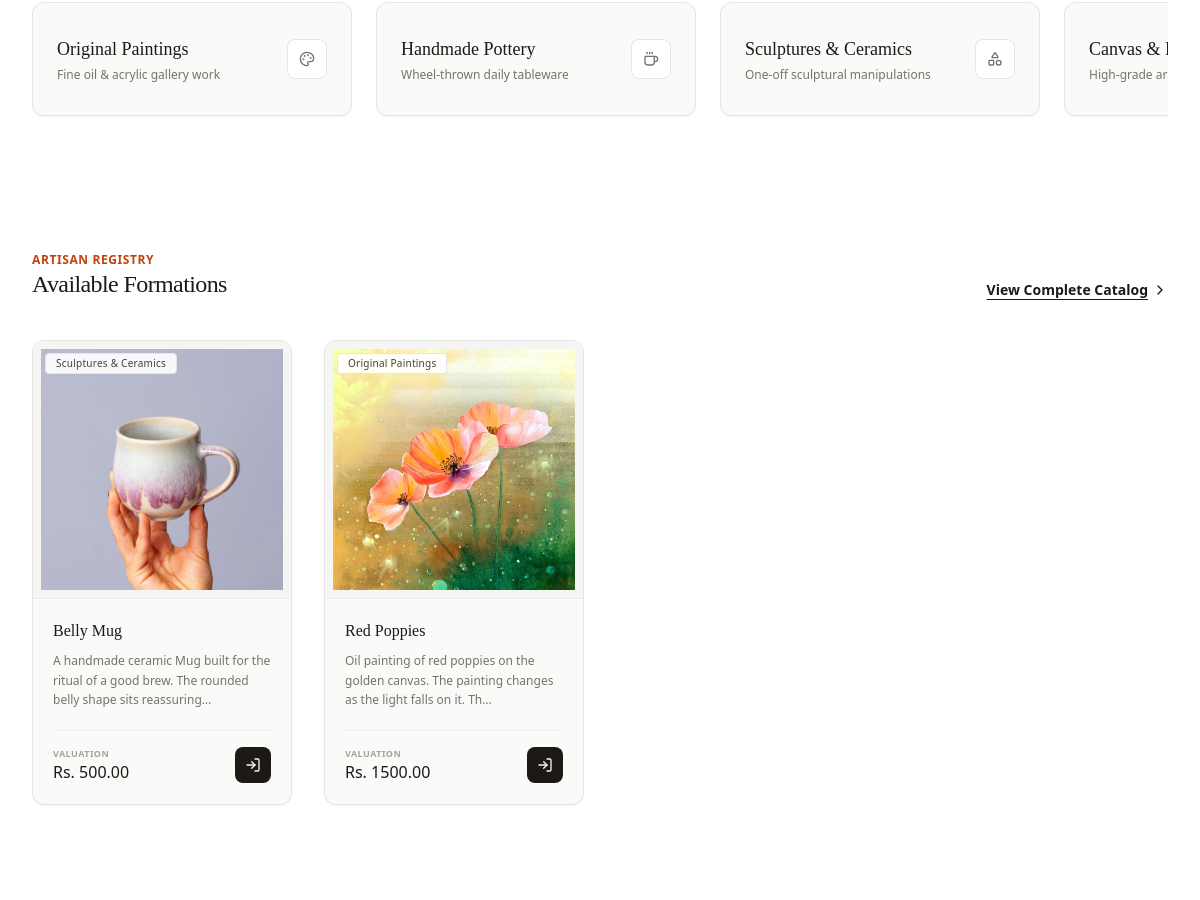
Before: / (middle part) with the older database file.
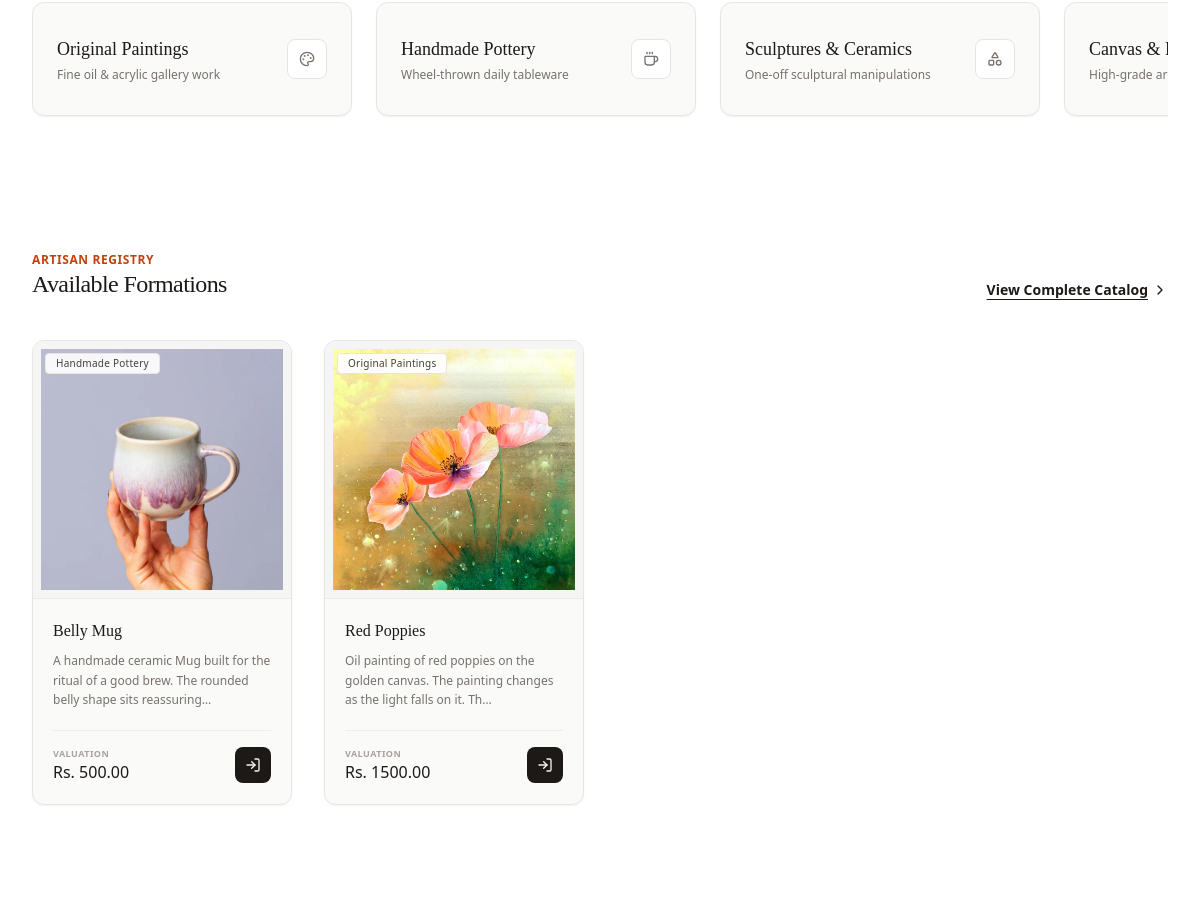
After: the same page with the newer database file.
### cc_app/models.py (models this page shows, shortened)
class Product(models.Model):
    class Category(models.TextChoices):
        PAINTINGS = 'paintings', 'Original Paintings'
        POTTERY = 'pottery', 'Handmade Pottery'
        CERAMICS = 'ceramics', 'Sculptures & Ceramics'
        PRINTS = 'prints', 'Canvas & Fine Art Prints'
        ACCESSORIES = 'accessories', 'Art Supplies & Displays'
    name = models.CharField(max_length=255)
    category = models.CharField(max_length=30, choices=Category.choices)
    description = models.TextField(help_text="Detailed description of the artwork, dimensions, and materials used.")
    price = models.DecimalField(max_digits=10, decimal_places=2)
    stock = models.PositiveIntegerField(default=1, help_text="Set to 1 for unique, original one-off masterworks.")
    product_image = models.ImageField(upload_to='images/products/')
    is_active = models.BooleanField(default=True)
    created_at = models.DateTimeField(auto_now_add=True)

### cc_app/views/main_view.py (the view)
# urls.py: path('', home_page, name='home'),
def home_page(request):
    products = Product.objects.filter(is_active=True).order_by('-created_at')[:10]
    return render(request, 'main/home_page.html', {'products': products})

### cc_app/templates/main/home_page.html (shortened to what the changed rows need)
<!DOCTYPE html>
<html lang="en">
<head>
    {% load static %}
    <link href="{% static 'css/styles.css' %}" rel="stylesheet" />
</head>
<body class="bg-white font-sans min-h-screen flex flex-col text-stone-900">
    <main class="flex-grow">
        <section class="max-w-7xl mx-auto px-4 sm:px-6 lg:px-8 py-8 mb-24">
            <div class="flex flex-col sm:flex-row justify-between items-start sm:items-end gap-4 mb-10">
                <div>
                    <h2 class="text-xs font-bold uppercase tracking-wider text-orange-700">Artisan Registry</h2>
                </div>
            </div>
            <div class="grid grid-cols-1 sm:grid-cols-2 md:grid-cols-3 lg:grid-cols-4 gap-8">
                {% for product in products %}
                <div class="bg-stone-50 border border-stone-200 rounded-xl overflow-hidden shadow-sm hover:shadow-md transition-all flex flex-col group relative">
                    <a href="/products/{{ product.id }}/" class="flex flex-col flex-grow">
                        <div class="aspect-square w-full bg-stone-100 flex items-center justify-center p-2 relative overflow-hidden border-b border-stone-200/60">
                            <div class="w-full h-full flex flex-col items-center justify-center bg-white rounded-lg">
                                {% if product.product_image %}
                                    <img src="{{ product.product_image.url }}" alt="{{ product.name }}" class="w-full h-full object-cover">
                                {% else %}
                                    <i data-lucide="brush" class="w-8 h-8 text-stone-300 group-hover:text-orange-600 transition-colors duration-300"></i>
                                    <span class="text-[9px] uppercase tracking-widest text-stone-400 font-bold mt-2">No Graphic Log</span>
                                {% endif %}
                            </div>
                            <span class="absolute top-3 left-3 bg-white/90 border border-stone-200 backdrop-blur-sm text-[10px] font-medium tracking-wide text-stone-700 px-2.5 py-0.5 rounded">
                                {{ product.get_category_display }}
                            </span>
                        </div>
                        <div class="p-5 flex-grow space-y-2">
                            <h3 class="font-serif text-stone-900 text-base group-hover:text-orange-700 transition-colors line-clamp-1">
                                {{ product.name }}
                            </h3>
                            <p class="text-xs text-stone-500 font-normal leading-relaxed line-clamp-2">
                                {{ product.description |truncatechars:100|default:"No description available." }}
                            </p>
                        </div>
                    </a>
                    <div class="p-5 pt-0">
                        <div class="flex items-center justify-between pt-4 border-t border-stone-200/60">
                            <div class="flex flex-col">
                                <span class="text-[9px] uppercase font-bold tracking-wider text-stone-400">Valuation</span>
                                <span class="text-base font-normal text-stone-900">Rs. {{ product.price }}</span>
                            </div>
                            {% if user.is_authenticated and not user.is_staff %}
                                <a href="/cart/add/{{ product.id }}/" class="bg-stone-900 hover:bg-orange-700 text-stone-100 w-9 h-9 rounded-lg transition-all flex items-center justify-center shadow z-10">
                                    <i data-lucide="shopping-bag" class="w-4 h-4"></i>
                                </a>
                            {% elif user.is_staff %}
                                <a href="/dashboard/admin/?section=product-management" class="bg-stone-100 hover:bg-orange-700 text-stone-600 hover:text-white w-9 h-9 rounded-lg transition-all border border-stone-200 flex items-center justify-center z-10">
                                    <i data-lucide="sliders" class="w-4 h-4"></i>
                                </a>
                            {% else %}
                                <a href="/login/" class="bg-stone-900 hover:bg-orange-700 text-stone-100 w-9 h-9 rounded-lg transition-all flex items-center justify-center z-10">
                                    <i data-lucide="log-in" class="w-4 h-4"></i>
                                </a>
                            {% endif %}
                        </div>
                    </div>
                </div>
                {% empty %}
                    <div class="col-span-full text-center py-12">
                        <i data-lucide="box" class="w-8 h-8 text-stone-300 mx-auto mb-4"></i>
                        <p class="text-sm text-stone-500">No products available at the moment. Please check back later.</p>
                    </div>
                {% endfor %}
            </div>
        </section>
    </main>
</body>
</html>

Changed rows visible on the page:
changed Product "Belly Mug": category "Sculptures & Ceramics" → "Handmade Pottery"
